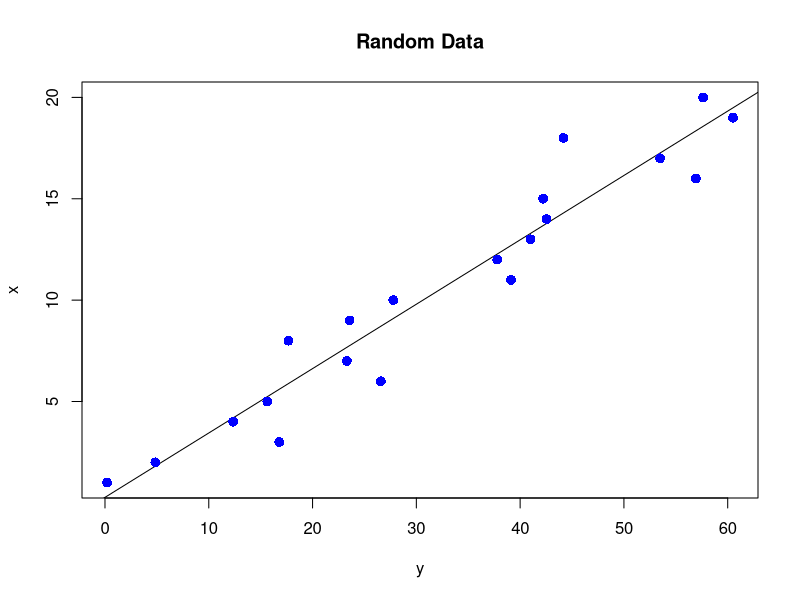

This chart was generated by the following R code:
# Create a simple dataset with 2 columns
set.seed(123) # Set seed for reproducibility
x <- 1:20  # Independent variable
y <- 3*x + rnorm(20, mean = 0, sd = 5)  # Dependent variable with some random noise

# Create a data frame
data <- data.frame(x = x, y = y)

# Perform linear regression
model <- lm(y ~ x, data = data)
print(summary(model))

plot(y, x, col="blue", main="Random Data", 
     abline(lm(x~y)), cex=1.3, pch=16)